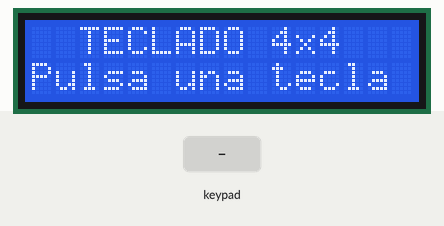
This sketch was run on a simulated Arduino Uno, built with avr-gcc and run on an emulated ATmega328P. Parts: 16×2 character LCD. The test bench sets the inputs (shaded band). What the sketch prints to the serial monitor is not drawn.

Above: at 1.2 s.
1.3 s: keypad keys 9 8 7 6 # pressed 0.4 s apart
At 3.3 s:
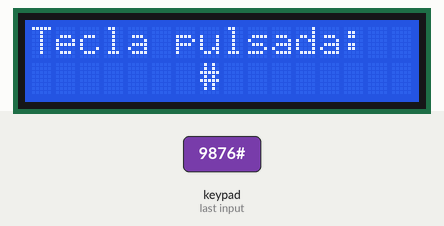
4.8 s: key 'A' pressed
At 5.9 s:
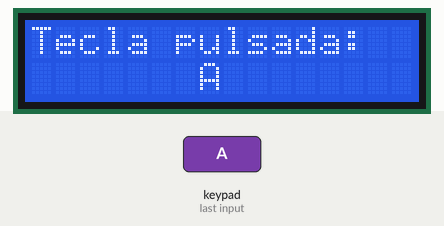
6.3 s: key 'B' pressed
At 6.8 s:
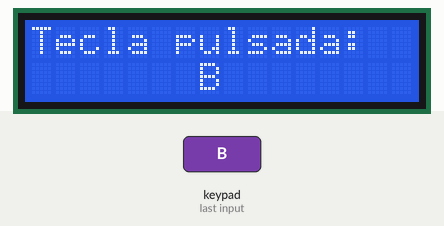
7.8 s: keypad keys 9 8 7 6 * pressed 0.4 s apart
At 10.6 s:
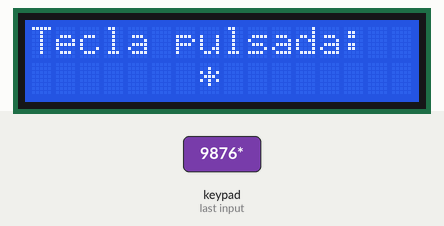
11.3 s: key 'C' pressed
At 12.1 s:
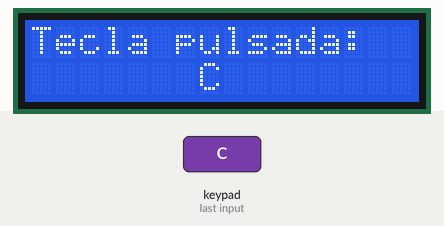
12.8 s: keypad keys 9 8 7 6 D pressed 0.4 s apart
At 13.02 s:
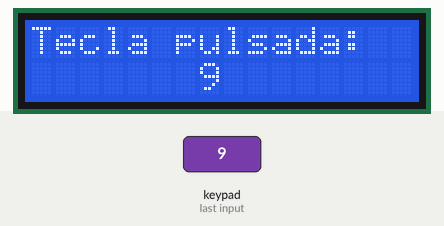
Timing chart, 0 to 15.8 s (numbered marks = the images above; inputs shaded):
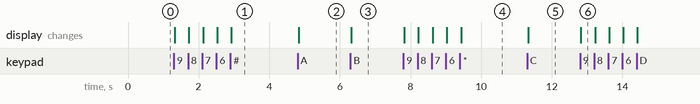

Measured:
- after the input at 1.3 s, the display: first changes at once (image 1 shows a later state)
- after the input at 4.8 s, the display: changes at once (image 2)
- after the input at 6.3 s, the display: changes at once (image 3)
- after the input at 7.8 s, the display: first changes at once (image 4 shows a later state)
- after the input at 11.3 s, the display: changes at once (image 5)
- after the input at 12.8 s, the display: changes at once (image 6)

The sketch:

Teclado_LCD16X2.ino
```cpp
#include <Keypad.h>
#include <LiquidCrystal_I2C.h>

const byte Filas = 4;
const byte Columnas = 4;

byte Pines_Filas[]    = {9, 8, 7, 6};
byte Pines_Columnas[] = {5, 4, 3, 2};

char Teclas[Filas][Columnas] =
{
  {'1','2','3','A'},
  {'4','5','6','B'},
  {'7','8','9','C'},
  {'*','0','#','D'}
};

Keypad Teclado1 = Keypad(makeKeymap(Teclas), Pines_Filas, Pines_Columnas, Filas, Columnas);

LiquidCrystal_I2C lcd(0x3F, 16, 2);   // Cambiar a 0x27 si no aparece

void setup() {

  Serial.begin(9600);

  lcd.init();
  lcd.backlight();

  lcd.setCursor(0,0);
  lcd.print("  TECLADO 4x4");
  lcd.setCursor(0,1);
  lcd.print("Pulsa una tecla");
}

void loop() {

  char tecla = Teclado1.getKey();

  if (tecla != 0) {

    Serial.print("Tecla: ");
    Serial.println(tecla);

    lcd.clear();
    lcd.setCursor(0,0);
    lcd.print("Tecla pulsada:");

    lcd.setCursor(7,1);
    lcd.print("   ");
    lcd.setCursor(7,1);
    lcd.print(tecla);
  }
}
```
